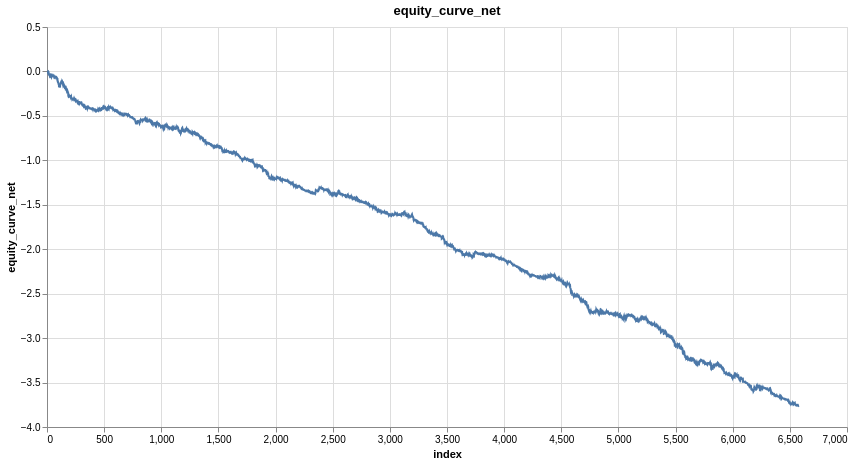

This figure's notebook cell:
### Code cell
research.plot_column(model_trades, 'equity_curve_net')

### Figure 1 — Vega specification as saved in the notebook (floating-point values rounded to 4 significant figures; data arrays with more than 128 entries replaced by an {"elided": "..."} marker saying what was removed)
{"$schema": "https://vega.github.io/schema/vega/v6.json", "data": [{"name": "param_1e9efca18e7a2868_store"}, {"name": "source_0", "values": {"elided": "6579 records"}}, {"name": "source_0_x_domain_index", "values": [{"min": 0, "max": 6578}]}, {"name": "source_0_y_domain_equity_curve_net", "values": [{"min": -3.763, "max": 0.008904}]}], "signals": [{"name": "unit", "value": {}, "on": [{"events": "pointermove", "update": "isTuple(group()) ? group() : unit"}]}, {"name": "param_1e9efca18e7a2868", "update": "vlSelectionResolve(\"param_1e9efca18e7a2868_store\", \"union\")"}, {"name": "param_1e9efca18e7a2868_index", "on": [{"events": [{"source": "view", "type": "dblclick"}], "update": "null"}, {"events": {"signal": "param_1e9efca18e7a2868_translate_delta"}, "update": "panLinear(param_1e9efca18e7a2868_translate_anchor.extent_x, -param_1e9efca18e7a2868_translate_delta.x / width)"}, {"events": {"signal": "param_1e9efca18e7a2868_zoom_delta"}, "update": "zoomLinear(domain(\"x\"), param_1e9efca18e7a2868_zoom_anchor.x, param_1e9efca18e7a2868_zoom_delta)"}]}, {"name": "param_1e9efca18e7a2868_equity_curve_net", "on": [{"events": [{"source": "view", "type": "dblclick"}], "update": "null"}, {"events": {"signal": "param_1e9efca18e7a2868_translate_delta"}, "update": "panLinear(param_1e9efca18e7a2868_translate_anchor.extent_y, param_1e9efca18e7a2868_translate_delta.y / height)"}, {"events": {"signal": "param_1e9efca18e7a2868_zoom_delta"}, "update": "zoomLinear(domain(\"y\"), param_1e9efca18e7a2868_zoom_anchor.y, param_1e9efca18e7a2868_zoom_delta)"}]}, {"name": "param_1e9efca18e7a2868_tuple", "on": [{"events": [{"signal": "param_1e9efca18e7a2868_index || param_1e9efca18e7a2868_equity_curve_net"}], "update": "param_1e9efca18e7a2868_index && param_1e9efca18e7a2868_equity_curve_net ? {unit: \"\", fields: param_1e9efca18e7a2868_tuple_fields, values: [param_1e9efca18e7a2868_index,param_1e9efca18e7a2868_equity_curve_net]} : null"}]}, {"name": "param_1e9efca18e7a2868_tuple_fields", "value": [{"field": "index", "channel": "x", "type": "R"}, {"field": "equity_curve_net", "channel": "y", "type": "R"}]}, {"name": "param_1e9efca18e7a2868_translate_anchor", "value": {}, "on": [{"events": [{"source": "scope", "type": "pointerdown"}], "update": "{x: x(unit), y: y(unit), extent_x: domain(\"x\"), extent_y: domain(\"y\")}"}]}, {"name": "param_1e9efca18e7a2868_translate_delta", "value": {}, "on": [{"events": [{"source": "window", "between": [{"source": "scope", "type": "pointerdown"}, {"source": "window", "type": "pointerup"}], "consume": true, "type": "pointermove"}], "update": "{x: param_1e9efca18e7a2868_translate_anchor.x - x(unit), y: param_1e9efca18e7a2868_translate_anchor.y - y(unit)}"}]}, {"name": "param_1e9efca18e7a2868_zoom_anchor", "on": [{"events": [{"source": "scope", "type": "wheel", "consume": true}], "update": "{x: invert(\"x\", x(unit)), y: invert(\"y\", y(unit))}"}]}, {"name": "param_1e9efca18e7a2868_zoom_delta", "on": [{"events": [{"source": "scope", "consume": true, "type": "wheel"}], "update": "pow(1.001, event.deltaY * pow(16, event.deltaMode))", "force": true}]}, {"name": "param_1e9efca18e7a2868_modify", "on": [{"events": {"signal": "param_1e9efca18e7a2868_tuple"}, "update": "modify(\"param_1e9efca18e7a2868_store\", param_1e9efca18e7a2868_tuple, true)"}]}], "marks": [{"type": "line", "name": "marks", "from": {"data": "source_0"}, "sort": {"field": "x"}, "encode": {"update": {"stroke": {"value": "#4c78a8"}, "x": {"field": "index", "scale": "x"}, "y": {"field": "equity_curve_net", "scale": "y"}, "defined": {"signal": "isValid(datum[\"index\"]) && isFinite(+datum[\"index\"]) && isValid(datum[\"equity_curve_net\"]) && isFinite(+datum[\"equity_curve_net\"])"}, "tooltip": {"signal": "{\"index\": format(datum[\"index\"], \"\"), \"equity_curve_net\": format(datum[\"equity_curve_net\"], \"\")}"}}}, "style": ["line"], "interactive": true, "clip": true}], "scales": [{"name": "x", "type": "linear", "domain": [{"signal": "(data(\"source_0_x_domain_index\")[0] || {}).min"}, {"signal": "(data(\"source_0_x_domain_index\")[0] || {}).max"}], "range": [0, {"signal": "width"}], "domainRaw": {"signal": "param_1e9efca18e7a2868[\"index\"]"}, "nice": true, "zero": false}, {"name": "y", "type": "linear", "domain": [{"signal": "(data(\"source_0_y_domain_equity_curve_net\")[0] || {}).min"}, {"signal": "(data(\"source_0_y_domain_equity_curve_net\")[0] || {}).max"}], "range": [{"signal": "height"}, 0], "nice": true, "zero": true, "domainRaw": {"signal": "param_1e9efca18e7a2868[\"equity_curve_net\"]"}}], "axes": [{"scale": "x", "gridScale": "y", "grid": true, "orient": "bottom", "tickCount": {"signal": "ceil(width/40)"}, "minExtent": 0, "ticks": false, "zindex": 0, "aria": false, "labels": false, "domain": false, "maxExtent": 0}, {"scale": "y", "labels": false, "gridScale": "x", "orient": "left", "tickCount": {"signal": "ceil(height/40)"}, "minExtent": 0, "aria": false, "maxExtent": 0, "ticks": false, "zindex": 0, "domain": false, "grid": true}, {"scale": "x", "tickCount": {"signal": "ceil(width/40)"}, "labelOverlap": true, "zindex": 0, "grid": false, "title": "index", "orient": "bottom", "labelFlush": true}, {"scale": "y", "zindex": 0, "title": "equity_curve_net", "labelOverlap": true, "orient": "left", "grid": false, "tickCount": {"signal": "ceil(height/40)"}}], "title": {"text": "equity_curve_net", "frame": "group"}, "background": "white", "padding": 5, "height": 400, "style": "cell", "width": 800}
